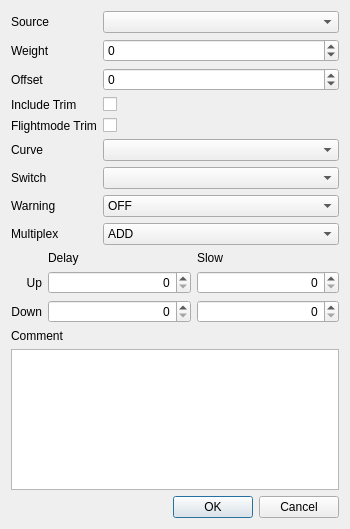
<?xml version="1.0" encoding="UTF-8"?>
<ui version="4.0">
 <class>MixerDialog</class>
 <widget class="QDialog" name="MixerDialog">
  <property name="geometry">
   <rect>
    <x>0</x>
    <y>0</y>
    <width>350</width>
    <height>529</height>
   </rect>
  </property>
  <property name="windowTitle">
   <string>Dialog</string>
  </property>
  <property name="windowIcon">
   <iconset resource="eepe.qrc">
    <normaloff>:/icon.png</normaloff>:/icon.png</iconset>
  </property>
  <layout class="QGridLayout" name="gridLayout_2">
   <item row="0" column="0">
    <layout class="QFormLayout" name="formLayout">
     <property name="fieldGrowthPolicy">
      <enum>QFormLayout::AllNonFixedFieldsGrow</enum>
     </property>
     <item row="0" column="0">
      <widget class="QLabel" name="label_2">
       <property name="text">
        <string>Source</string>
       </property>
      </widget>
     </item>
     <item row="0" column="1">
      <widget class="QComboBox" name="sourceCB">
       <property name="whatsThis">
        <string>The source for the mixer</string>
       </property>
      </widget>
     </item>
     <item row="1" column="0">
      <widget class="QLabel" name="label_3">
       <property name="text">
        <string>Weight</string>
       </property>
      </widget>
     </item>
     <item row="1" column="1">
      <widget class="QSpinBox" name="weightSB">
       <property name="whatsThis">
        <string>The value of the mixer is multiplied by this value and divided by 100.</string>
       </property>
       <property name="alignment">
        <set>Qt::AlignLeading|Qt::AlignLeft|Qt::AlignVCenter</set>
       </property>
       <property name="minimum">
        <number>-125</number>
       </property>
       <property name="maximum">
        <number>125</number>
       </property>
      </widget>
     </item>
     <item row="2" column="0">
      <widget class="QLabel" name="offset_label">
       <property name="text">
        <string>Offset</string>
       </property>
      </widget>
     </item>
     <item row="2" column="1">
      <widget class="QSpinBox" name="offsetSB">
       <property name="whatsThis">
        <string>&lt;!DOCTYPE HTML PUBLIC &quot;-//W3C//DTD HTML 4.0//EN&quot; &quot;http://www.w3.org/TR/REC-html40/strict.dtd&quot;&gt;
&lt;html&gt;&lt;head&gt;&lt;meta name=&quot;qrichtext&quot; content=&quot;1&quot; /&gt;&lt;style type=&quot;text/css&quot;&gt;
p, li { white-space: pre-wrap; }
&lt;/style&gt;&lt;/head&gt;&lt;body style=&quot; font-family:'MS Shell Dlg 2'; font-size:8.25pt; font-weight:400; font-style:normal;&quot;&gt;
&lt;p style=&quot; margin-top:0px; margin-bottom:0px; margin-left:0px; margin-right:0px; -qt-block-indent:0; text-indent:0px;&quot;&gt;This value is added to the &lt;span style=&quot; font-weight:600;&quot;&gt;input &lt;/span&gt;of the mixer.&lt;/p&gt;&lt;/body&gt;&lt;/html&gt;</string>
       </property>
       <property name="alignment">
        <set>Qt::AlignLeading|Qt::AlignLeft|Qt::AlignVCenter</set>
       </property>
       <property name="minimum">
        <number>-125</number>
       </property>
       <property name="maximum">
        <number>125</number>
       </property>
      </widget>
     </item>
     <item row="3" column="0">
      <widget class="QLabel" name="label_5">
       <property name="text">
        <string>Include Trim</string>
       </property>
      </widget>
     </item>
     <item row="3" column="1">
      <widget class="QCheckBox" name="trimChkB">
       <property name="whatsThis">
        <string>If checked - will add the trim from the source (if available)</string>
       </property>
       <property name="text">
        <string/>
       </property>
      </widget>
     </item>
     <item row="5" column="0">
      <widget class="QLabel" name="label_6">
       <property name="text">
        <string>Curve</string>
       </property>
      </widget>
     </item>
     <item row="5" column="1">
      <widget class="QComboBox" name="curvesCB">
       <property name="whatsThis">
        <string>The curve used by the mix</string>
       </property>
      </widget>
     </item>
     <item row="6" column="0">
      <widget class="QLabel" name="label_7">
       <property name="text">
        <string>Switch</string>
       </property>
      </widget>
     </item>
     <item row="6" column="1">
      <widget class="QComboBox" name="switchesCB">
       <property name="whatsThis">
        <string>Switch used by the mix.
If blank then the mix is considered to be &quot;ON&quot; all the time.</string>
       </property>
      </widget>
     </item>
     <item row="7" column="0">
      <widget class="QLabel" name="label_8">
       <property name="text">
        <string>Warning</string>
       </property>
      </widget>
     </item>
     <item row="7" column="1">
      <widget class="QComboBox" name="warningCB">
       <property name="whatsThis">
        <string>Mixer warning.
Setting this value will cause a beep to be emmitted when this value is active.</string>
       </property>
       <item>
        <property name="text">
         <string>OFF</string>
        </property>
       </item>
       <item>
        <property name="text">
         <string>1 Beep</string>
        </property>
       </item>
       <item>
        <property name="text">
         <string>2 Beep</string>
        </property>
       </item>
       <item>
        <property name="text">
         <string>3 Beep</string>
        </property>
       </item>
      </widget>
     </item>
     <item row="8" column="0">
      <widget class="QLabel" name="label_9">
       <property name="text">
        <string>Multiplex</string>
       </property>
      </widget>
     </item>
     <item row="8" column="1">
      <widget class="QComboBox" name="mltpxCB">
       <property name="whatsThis">
        <string>Multiplexer

This determines how mixer values are added.

&quot;+&quot; means the value of the current mix is added to the previous mixes in the same channel.
&quot;*&quot; means the value of the current mix is amultiplied with the previous mixes in the same channel.
&quot;R&quot; means the value replaces the previous values.  If the switch is off the value will be ignored.</string>
       </property>
       <item>
        <property name="text">
         <string>ADD</string>
        </property>
       </item>
       <item>
        <property name="text">
         <string>MULTIPLY</string>
        </property>
       </item>
       <item>
        <property name="text">
         <string>REPLACE</string>
        </property>
       </item>
      </widget>
     </item>
     <item row="4" column="0">
      <widget class="QLabel" name="label_10">
       <property name="text">
        <string>Flightmode Trim</string>
       </property>
      </widget>
     </item>
     <item row="4" column="1">
      <widget class="QCheckBox" name="FMtrimChkB">
       <property name="whatsThis">
        <string>If checked - will add the trim from the source (if available)</string>
       </property>
       <property name="text">
        <string/>
       </property>
      </widget>
     </item>
    </layout>
   </item>
   <item row="1" column="0">
    <layout class="QGridLayout" name="gridLayout" columnstretch="0,1,1">
     <item row="1" column="1">
      <widget class="QLabel" name="label_13">
       <property name="text">
        <string>Delay</string>
       </property>
      </widget>
     </item>
     <item row="1" column="2">
      <widget class="QLabel" name="label_14">
       <property name="text">
        <string>Slow</string>
       </property>
      </widget>
     </item>
     <item row="2" column="0">
      <widget class="QLabel" name="label_12">
       <property name="text">
        <string>Up</string>
       </property>
       <property name="alignment">
        <set>Qt::AlignRight|Qt::AlignTrailing|Qt::AlignVCenter</set>
       </property>
      </widget>
     </item>
     <item row="2" column="1">
      <widget class="QSpinBox" name="delayUpSB">
       <property name="whatsThis">
        <string>&lt;!DOCTYPE HTML PUBLIC &quot;-//W3C//DTD HTML 4.0//EN&quot; &quot;http://www.w3.org/TR/REC-html40/strict.dtd&quot;&gt;
&lt;html&gt;&lt;head&gt;&lt;meta name=&quot;qrichtext&quot; content=&quot;1&quot; /&gt;&lt;style type=&quot;text/css&quot;&gt;
p, li { white-space: pre-wrap; }
&lt;/style&gt;&lt;/head&gt;&lt;body style=&quot; font-family:'MS Shell Dlg 2'; font-size:8.25pt; font-weight:400; font-style:normal;&quot;&gt;
&lt;p style=&quot; margin-top:0px; margin-bottom:0px; margin-left:0px; margin-right:0px; -qt-block-indent:0; text-indent:0px;&quot;&gt;&lt;span style=&quot; font-weight:600; text-decoration: underline;&quot;&gt;Delay ans Slow&lt;/span&gt;&lt;/p&gt;
&lt;p style=&quot;-qt-paragraph-type:empty; margin-top:0px; margin-bottom:0px; margin-left:0px; margin-right:0px; -qt-block-indent:0; text-indent:0px; font-weight:600; text-decoration: underline;&quot;&gt;&lt;/p&gt;
&lt;p style=&quot; margin-top:0px; margin-bottom:0px; margin-left:0px; margin-right:0px; -qt-block-indent:0; text-indent:0px;&quot;&gt;These values control the speed and delay of the output of the mix.  &lt;/p&gt;
&lt;p style=&quot;-qt-paragraph-type:empty; margin-top:0px; margin-bottom:0px; margin-left:0px; margin-right:0px; -qt-block-indent:0; text-indent:0px;&quot;&gt;&lt;/p&gt;
&lt;p style=&quot; margin-top:0px; margin-bottom:0px; margin-left:0px; margin-right:0px; -qt-block-indent:0; text-indent:0px;&quot;&gt;If Delay is not zero the actuation of the mix will be delayed by the specified amount of seconds.&lt;/p&gt;
&lt;p style=&quot;-qt-paragraph-type:empty; margin-top:0px; margin-bottom:0px; margin-left:0px; margin-right:0px; -qt-block-indent:0; text-indent:0px;&quot;&gt;&lt;/p&gt;
&lt;p style=&quot; margin-top:0px; margin-bottom:0px; margin-left:0px; margin-right:0px; -qt-block-indent:0; text-indent:0px;&quot;&gt;If Slow is not zero then the speed of the mix will be set by the value specified -&amp;gt; the value states the number of seconds it takes to transit from -100 to 100.&lt;/p&gt;&lt;/body&gt;&lt;/html&gt;</string>
       </property>
       <property name="alignment">
        <set>Qt::AlignRight|Qt::AlignTrailing|Qt::AlignVCenter</set>
       </property>
       <property name="maximum">
        <number>15</number>
       </property>
      </widget>
     </item>
     <item row="2" column="2">
      <widget class="QSpinBox" name="slowUpSB">
       <property name="whatsThis">
        <string>&lt;!DOCTYPE HTML PUBLIC &quot;-//W3C//DTD HTML 4.0//EN&quot; &quot;http://www.w3.org/TR/REC-html40/strict.dtd&quot;&gt;
&lt;html&gt;&lt;head&gt;&lt;meta name=&quot;qrichtext&quot; content=&quot;1&quot; /&gt;&lt;style type=&quot;text/css&quot;&gt;
p, li { white-space: pre-wrap; }
&lt;/style&gt;&lt;/head&gt;&lt;body style=&quot; font-family:'MS Shell Dlg 2'; font-size:8.25pt; font-weight:400; font-style:normal;&quot;&gt;
&lt;p style=&quot; margin-top:0px; margin-bottom:0px; margin-left:0px; margin-right:0px; -qt-block-indent:0; text-indent:0px;&quot;&gt;&lt;span style=&quot; font-weight:600; text-decoration: underline;&quot;&gt;Delay ans Slow&lt;/span&gt;&lt;/p&gt;
&lt;p style=&quot;-qt-paragraph-type:empty; margin-top:0px; margin-bottom:0px; margin-left:0px; margin-right:0px; -qt-block-indent:0; text-indent:0px; font-weight:600; text-decoration: underline;&quot;&gt;&lt;/p&gt;
&lt;p style=&quot; margin-top:0px; margin-bottom:0px; margin-left:0px; margin-right:0px; -qt-block-indent:0; text-indent:0px;&quot;&gt;These values control the speed and delay of the output of the mix.  &lt;/p&gt;
&lt;p style=&quot;-qt-paragraph-type:empty; margin-top:0px; margin-bottom:0px; margin-left:0px; margin-right:0px; -qt-block-indent:0; text-indent:0px;&quot;&gt;&lt;/p&gt;
&lt;p style=&quot; margin-top:0px; margin-bottom:0px; margin-left:0px; margin-right:0px; -qt-block-indent:0; text-indent:0px;&quot;&gt;If Delay is not zero the actuation of the mix will be delayed by the specified amount of seconds.&lt;/p&gt;
&lt;p style=&quot;-qt-paragraph-type:empty; margin-top:0px; margin-bottom:0px; margin-left:0px; margin-right:0px; -qt-block-indent:0; text-indent:0px;&quot;&gt;&lt;/p&gt;
&lt;p style=&quot; margin-top:0px; margin-bottom:0px; margin-left:0px; margin-right:0px; -qt-block-indent:0; text-indent:0px;&quot;&gt;If Slow is not zero then the speed of the mix will be set by the value specified -&amp;gt; the value states the number of seconds it takes to transit from -100 to 100.&lt;/p&gt;&lt;/body&gt;&lt;/html&gt;</string>
       </property>
       <property name="alignment">
        <set>Qt::AlignRight|Qt::AlignTrailing|Qt::AlignVCenter</set>
       </property>
       <property name="maximum">
        <number>15</number>
       </property>
      </widget>
     </item>
     <item row="3" column="0">
      <widget class="QLabel" name="label_11">
       <property name="text">
        <string>Down</string>
       </property>
       <property name="alignment">
        <set>Qt::AlignRight|Qt::AlignTrailing|Qt::AlignVCenter</set>
       </property>
      </widget>
     </item>
     <item row="3" column="1">
      <widget class="QSpinBox" name="delayDownSB">
       <property name="whatsThis">
        <string>&lt;!DOCTYPE HTML PUBLIC &quot;-//W3C//DTD HTML 4.0//EN&quot; &quot;http://www.w3.org/TR/REC-html40/strict.dtd&quot;&gt;
&lt;html&gt;&lt;head&gt;&lt;meta name=&quot;qrichtext&quot; content=&quot;1&quot; /&gt;&lt;style type=&quot;text/css&quot;&gt;
p, li { white-space: pre-wrap; }
&lt;/style&gt;&lt;/head&gt;&lt;body style=&quot; font-family:'MS Shell Dlg 2'; font-size:8.25pt; font-weight:400; font-style:normal;&quot;&gt;
&lt;p style=&quot; margin-top:0px; margin-bottom:0px; margin-left:0px; margin-right:0px; -qt-block-indent:0; text-indent:0px;&quot;&gt;&lt;span style=&quot; font-weight:600; text-decoration: underline;&quot;&gt;Delay ans Slow&lt;/span&gt;&lt;/p&gt;
&lt;p style=&quot;-qt-paragraph-type:empty; margin-top:0px; margin-bottom:0px; margin-left:0px; margin-right:0px; -qt-block-indent:0; text-indent:0px; font-weight:600; text-decoration: underline;&quot;&gt;&lt;/p&gt;
&lt;p style=&quot; margin-top:0px; margin-bottom:0px; margin-left:0px; margin-right:0px; -qt-block-indent:0; text-indent:0px;&quot;&gt;These values control the speed and delay of the output of the mix.  &lt;/p&gt;
&lt;p style=&quot;-qt-paragraph-type:empty; margin-top:0px; margin-bottom:0px; margin-left:0px; margin-right:0px; -qt-block-indent:0; text-indent:0px;&quot;&gt;&lt;/p&gt;
&lt;p style=&quot; margin-top:0px; margin-bottom:0px; margin-left:0px; margin-right:0px; -qt-block-indent:0; text-indent:0px;&quot;&gt;If Delay is not zero the actuation of the mix will be delayed by the specified amount of seconds.&lt;/p&gt;
&lt;p style=&quot;-qt-paragraph-type:empty; margin-top:0px; margin-bottom:0px; margin-left:0px; margin-right:0px; -qt-block-indent:0; text-indent:0px;&quot;&gt;&lt;/p&gt;
&lt;p style=&quot; margin-top:0px; margin-bottom:0px; margin-left:0px; margin-right:0px; -qt-block-indent:0; text-indent:0px;&quot;&gt;If Slow is not zero then the speed of the mix will be set by the value specified -&amp;gt; the value states the number of seconds it takes to transit from -100 to 100.&lt;/p&gt;&lt;/body&gt;&lt;/html&gt;</string>
       </property>
       <property name="alignment">
        <set>Qt::AlignRight|Qt::AlignTrailing|Qt::AlignVCenter</set>
       </property>
       <property name="maximum">
        <number>15</number>
       </property>
      </widget>
     </item>
     <item row="3" column="2">
      <widget class="QSpinBox" name="slowDownSB">
       <property name="whatsThis">
        <string>&lt;!DOCTYPE HTML PUBLIC &quot;-//W3C//DTD HTML 4.0//EN&quot; &quot;http://www.w3.org/TR/REC-html40/strict.dtd&quot;&gt;
&lt;html&gt;&lt;head&gt;&lt;meta name=&quot;qrichtext&quot; content=&quot;1&quot; /&gt;&lt;style type=&quot;text/css&quot;&gt;
p, li { white-space: pre-wrap; }
&lt;/style&gt;&lt;/head&gt;&lt;body style=&quot; font-family:'MS Shell Dlg 2'; font-size:8.25pt; font-weight:400; font-style:normal;&quot;&gt;
&lt;p style=&quot; margin-top:0px; margin-bottom:0px; margin-left:0px; margin-right:0px; -qt-block-indent:0; text-indent:0px;&quot;&gt;&lt;span style=&quot; font-weight:600; text-decoration: underline;&quot;&gt;Delay ans Slow&lt;/span&gt;&lt;/p&gt;
&lt;p style=&quot;-qt-paragraph-type:empty; margin-top:0px; margin-bottom:0px; margin-left:0px; margin-right:0px; -qt-block-indent:0; text-indent:0px; font-weight:600; text-decoration: underline;&quot;&gt;&lt;/p&gt;
&lt;p style=&quot; margin-top:0px; margin-bottom:0px; margin-left:0px; margin-right:0px; -qt-block-indent:0; text-indent:0px;&quot;&gt;These values control the speed and delay of the output of the mix.  &lt;/p&gt;
&lt;p style=&quot;-qt-paragraph-type:empty; margin-top:0px; margin-bottom:0px; margin-left:0px; margin-right:0px; -qt-block-indent:0; text-indent:0px;&quot;&gt;&lt;/p&gt;
&lt;p style=&quot; margin-top:0px; margin-bottom:0px; margin-left:0px; margin-right:0px; -qt-block-indent:0; text-indent:0px;&quot;&gt;If Delay is not zero the actuation of the mix will be delayed by the specified amount of seconds.&lt;/p&gt;
&lt;p style=&quot;-qt-paragraph-type:empty; margin-top:0px; margin-bottom:0px; margin-left:0px; margin-right:0px; -qt-block-indent:0; text-indent:0px;&quot;&gt;&lt;/p&gt;
&lt;p style=&quot; margin-top:0px; margin-bottom:0px; margin-left:0px; margin-right:0px; -qt-block-indent:0; text-indent:0px;&quot;&gt;If Slow is not zero then the speed of the mix will be set by the value specified -&amp;gt; the value states the number of seconds it takes to transit from -100 to 100.&lt;/p&gt;&lt;/body&gt;&lt;/html&gt;</string>
       </property>
       <property name="alignment">
        <set>Qt::AlignRight|Qt::AlignTrailing|Qt::AlignVCenter</set>
       </property>
       <property name="maximum">
        <number>15</number>
       </property>
      </widget>
     </item>
     <item row="0" column="1">
      <spacer name="verticalSpacer">
       <property name="orientation">
        <enum>Qt::Vertical</enum>
       </property>
       <property name="sizeHint" stdset="0">
        <size>
         <width>20</width>
         <height>40</height>
        </size>
       </property>
      </spacer>
     </item>
    </layout>
   </item>
   <item row="5" column="0">
    <widget class="QDialogButtonBox" name="buttonBox">
     <property name="orientation">
      <enum>Qt::Horizontal</enum>
     </property>
     <property name="standardButtons">
      <set>QDialogButtonBox::Cancel|QDialogButtonBox::Ok</set>
     </property>
    </widget>
   </item>
   <item row="2" column="0">
    <spacer name="verticalSpacer_2">
     <property name="orientation">
      <enum>Qt::Vertical</enum>
     </property>
     <property name="sizeHint" stdset="0">
      <size>
       <width>20</width>
       <height>40</height>
      </size>
     </property>
    </spacer>
   </item>
   <item row="4" column="0">
    <widget class="QPlainTextEdit" name="mixerComment"/>
   </item>
   <item row="3" column="0">
    <widget class="QLabel" name="label">
     <property name="text">
      <string>Comment</string>
     </property>
    </widget>
   </item>
  </layout>
 </widget>
 <resources>
  <include location="eepe.qrc"/>
 </resources>
 <connections>
  <connection>
   <sender>buttonBox</sender>
   <signal>accepted()</signal>
   <receiver>MixerDialog</receiver>
   <slot>accept()</slot>
   <hints>
    <hint type="sourcelabel">
     <x>199</x>
     <y>354</y>
    </hint>
    <hint type="destinationlabel">
     <x>157</x>
     <y>274</y>
    </hint>
   </hints>
  </connection>
  <connection>
   <sender>buttonBox</sender>
   <signal>rejected()</signal>
   <receiver>MixerDialog</receiver>
   <slot>reject()</slot>
   <hints>
    <hint type="sourcelabel">
     <x>199</x>
     <y>360</y>
    </hint>
    <hint type="destinationlabel">
     <x>208</x>
     <y>274</y>
    </hint>
   </hints>
  </connection>
 </connections>
</ui>
